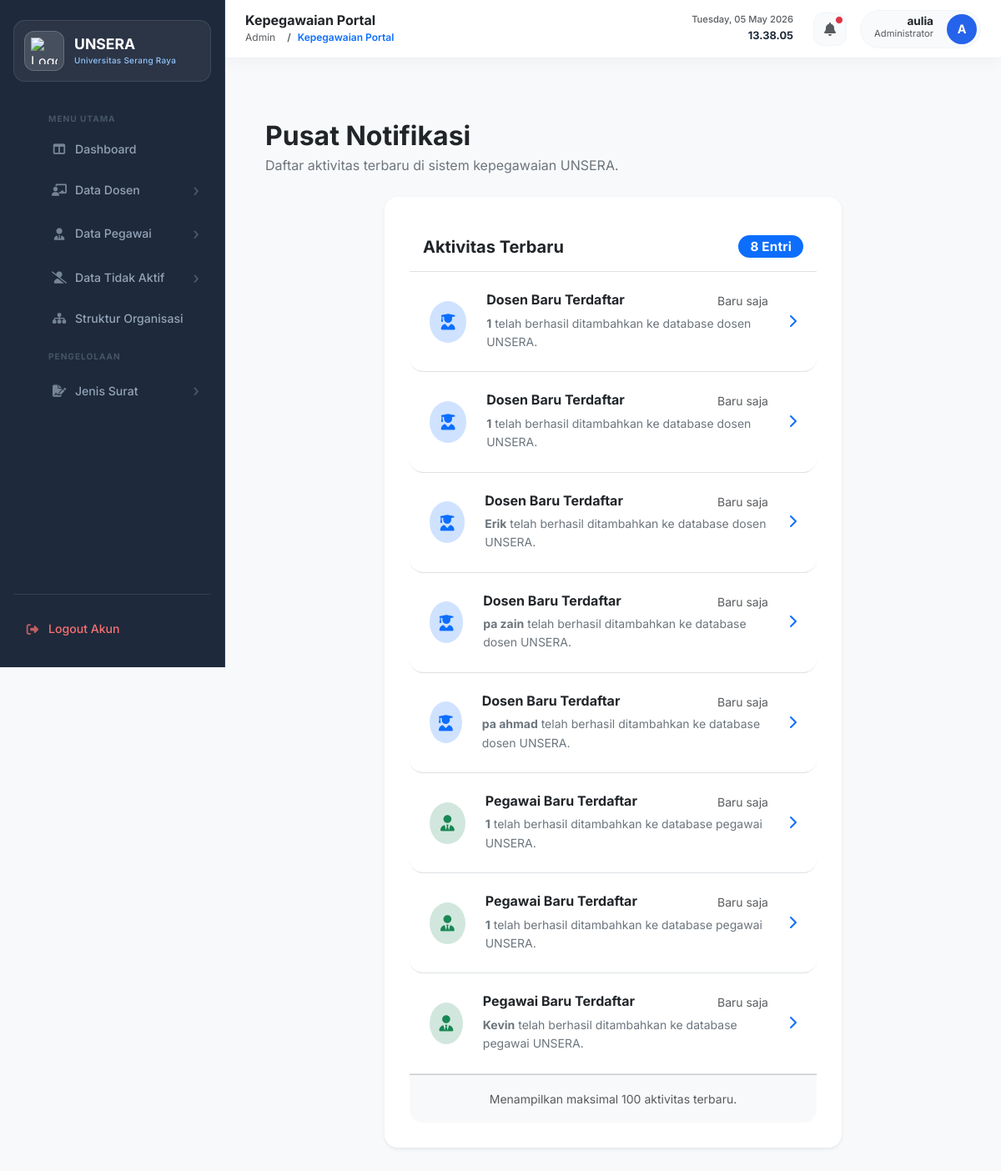
/notifikasi.php (signed in), run on the app's committed database.
### tables this page shows
CREATE TABLE `dosen` (
  `id` int NOT NULL AUTO_INCREMENT,
  `nama_lengkap` varchar(128) DEFAULT NULL,
  `alamat` varchar(255) DEFAULT NULL,
  `ttl_tempat` varchar(64) DEFAULT NULL,
  `ttl_tanggal` date DEFAULT NULL,
  `status_dosen` varchar(64) DEFAULT NULL,
  `jenis_dosen` varchar(64) DEFAULT NULL,
  `jabatan_dosen` varchar(255) DEFAULT NULL,
  `jabatan_struktural` varchar(64) DEFAULT NULL,
  `tmk` date DEFAULT NULL,
  `tmtk` date DEFAULT NULL,
  `ket_tidak_kerja` varchar(64) DEFAULT NULL,
  `dok_tidak_kerja` longblob,
  `dok_tidak_kerja_name` varchar(255) DEFAULT NULL,
  `dok_tidak_kerja_type` varchar(100) DEFAULT NULL,
  `jabfung_akademik` varchar(64) DEFAULT NULL,
  `tmt_jabfung` date DEFAULT NULL,
  `dok_jabfung` longblob,
  `dok_jabfung_name` varchar(255) DEFAULT NULL,
  `dok_jabfung_type` varchar(100) DEFAULT NULL,
  `gol_lldikti` varchar(64) DEFAULT NULL,
  `tmt_gol_lldikti` date DEFAULT NULL,
  `dok_gol_lldikti` longblob,
  `dok_gol_lldikti_name` varchar(255) DEFAULT NULL,
  `dok_gol_lldikti_type` varchar(100) DEFAULT NULL,
  `gol_yayasan` varchar(64) DEFAULT NULL,
  `tmt_gol_yayasan` date DEFAULT NULL,
  `dok_gol_yayasan` longblob,
  `dok_gol_yayasan_name` varchar(255) DEFAULT NULL,
  `dok_gol_yayasan_type` varchar(100) DEFAULT NULL,
  `reward` varchar(128) DEFAULT NULL,
  `tgl_reward` date DEFAULT NULL,
  `dok_reward` varchar(255) DEFAULT NULL,
  `punishment` varchar(128) DEFAULT NULL,
  `dok_punishment` varchar(255) DEFAULT NULL,
  `homebase_prodi` varchar(64) DEFAULT NULL,
  `unit_kerja` varchar(64) DEFAULT NULL,
  `no_serdos` int DEFAULT NULL,
  `dok_serdos` longblob,
  `dok_serdos_name` varchar(255) DEFAULT NULL,
  `dok_serdos_type` varchar(100) DEFAULT NULL,
  `riwayat_pendidikan` varchar(8) DEFAULT NULL,
  `status_pribadi` char(100) DEFAULT NULL,
  `dok_ktp` longblob,
  `dok_ktp_name` varchar(255) DEFAULT NULL,
  `dok_ktp_type` varchar(100) DEFAULT NULL,
  `dok_kk` longblob,
  `dok_kk_name` varchar(255) DEFAULT NULL,
  `dok_kk_type` varchar(100) DEFAULT NULL,
  `foto_profil` varchar(255) DEFAULT NULL,
  `status_keaktifan` varchar(32) DEFAULT 'Aktif',
  `keterangan_keaktifan` text,
  `tgl_mulai_tidak_bekerja` date DEFAULT NULL,
  `nip` varchar(50) DEFAULT NULL,
  `nidn` varchar(50) DEFAULT NULL,
  `nuptk` varchar(50) DEFAULT NULL,
  `tmt_serdos` date DEFAULT NULL,
  `created_at` timestamp NULL DEFAULT CURRENT_TIMESTAMP,
  PRIMARY KEY (`id`)
);

CREATE TABLE `pegawai` (
  `id` int NOT NULL AUTO_INCREMENT,
  `nama_lengkap` varchar(100) DEFAULT NULL,
  `alamat` text,
  `ttl` varchar(100) DEFAULT NULL,
  `jenis_pegawai` varchar(50) DEFAULT NULL,
  `posisi_jabatan` varchar(100) DEFAULT NULL,
  `tmt_mulai_kerja` date DEFAULT NULL,
  `tmt_tidak_kerja` date DEFAULT NULL,
  `unit_kerja` varchar(100) DEFAULT NULL,
  `pendidikan_terakhir` varchar(10) DEFAULT NULL,
  `status_pribadi` varchar(50) DEFAULT NULL,
  `riwayat_pendidikan` varchar(50) DEFAULT NULL,
  `ket_tidak_kerja` text,
  `dok_tmtk` longblob,
  `dok_tmtk_name` varchar(255) DEFAULT NULL,
  `dok_tmtk_type` varchar(100) DEFAULT NULL,
  `foto_profil` varchar(255) DEFAULT NULL,
  `status_keaktifan` varchar(32) DEFAULT 'Aktif',
  `keterangan_keaktifan` text,
  `tgl_mulai_tidak_bekerja` date DEFAULT NULL,
  `ttl_tempat` varchar(100) DEFAULT NULL,
  `ttl_tanggal` date DEFAULT NULL,
  `status_pegawai` varchar(100) DEFAULT NULL,
  `dok_ktp` varchar(255) DEFAULT NULL,
  `dok_kk` varchar(255) DEFAULT NULL,
  `dok_status_pegawai` varchar(255) DEFAULT NULL,
  `created_at` timestamp NULL DEFAULT CURRENT_TIMESTAMP,
  PRIMARY KEY (`id`)
);

### htdocs/notifikasi.php (the view, shortened to what this page needs)
<?php
require 'db.php';
$dosen = $conn->query("SELECT id, nama_lengkap, 'Dosen' as tipe FROM dosen ORDER BY id DESC LIMIT 50");
$pegawai = $conn->query("SELECT id, nama_lengkap, 'Pegawai' as tipe FROM pegawai ORDER BY id DESC LIMIT 50");
$all = [];
while($r = $dosen->fetch_assoc()) $all[] = $r;
while($r = $pegawai->fetch_assoc()) $all[] = $r;
usort($all, function($a, $b) {
    return $b['id'] - $a['id'];
});
?>
<!DOCTYPE html>
<html lang="id">
<head>
    <link href="https://cdn.jsdelivr.net/npm/bootstrap@5.3.0/dist/css/bootstrap.min.css" rel="stylesheet">
    <link rel="stylesheet" href="style.css?v=1">
    <link rel="stylesheet" href="https://cdnjs.cloudflare.com/ajax/libs/font-awesome/6.4.0/css/all.min.css">
</head>
<body class="bg-light">
<?php include 'components/sidebar.php'; ?>
<div class="main-content">
    <?php include 'components/navbar.php'; ?>
    <div class="container-fluid py-4">
        <div class="mb-4">
            <h2 class="fw-bold text-dark mb-1">Pusat Notifikasi</h2>
            <p class="text-secondary">Daftar aktivitas terbaru di sistem kepegawaian UNSERA.</p>
        </div>
        <div class="row justify-content-center">
            <div class="col-lg-8">
                <div class="card border-0 shadow-sm rounded-4">
                    <div class="card-header bg-white py-3 border-bottom">
                        <div class="d-flex justify-content-between align-items-center">
                            <h5 class="mb-0 fw-bold">Aktivitas Terbaru</h5>
                            <span class="badge bg-primary rounded-pill"><?= count($all) ?> Entri</span>
                        </div>
                    </div>
                    <div class="card-body p-0">
                        <?php if(empty($all)): ?>
                            <div class="p-5 text-center">
                                <i class="fas fa-bell-slash text-muted mb-3" style="font-size: 3rem;"></i>
                                <p class="text-muted">Belum ada aktivitas yang tercatat.</p>
                            </div>
                        <?php else: ?>
                            <div class="list-group list-group-flush">
                                <?php foreach($all as $item):
                                    $link = ($item['tipe'] == 'Dosen') ? "detail_dosen.php?id=".$item['id'] : "detail_pegawai.php?id=".$item['id'];
                                    $color = ($item['tipe'] == 'Dosen') ? 'primary' : 'success';
                                    $icon = ($item['tipe'] == 'Dosen') ? 'fa-user-graduate' : 'fa-user-tie';
                                ?>
                                <a href="<?= $link ?>" class="list-group-item list-group-item-action p-4 notif-card border-bottom">
                                    <div class="d-flex align-items-center gap-4">
                                        <div class="icon-circle bg-<?= $color ?>-subtle text-<?= $color ?> rounded-circle">
                                            <i class="fas <?= $icon ?>"></i>
                                        </div>
                                        <div class="flex-grow-1">
                                            <div class="d-flex justify-content-between mb-1">
                                                <h6 class="mb-0 fw-bold"><?= $item['tipe'] ?> Baru Terdaftar</h6>
                                                <small class="text-muted">Baru saja</small>
                                            </div>
                                            <p class="text-secondary small mb-0">
                                                <strong><?= htmlspecialchars($item['nama_lengkap']) ?></strong> telah berhasil ditambahkan ke database <?= strtolower($item['tipe']) ?> UNSERA.
                                            </p>
                                        </div>
                                        <div class="text-primary">
                                            <i class="fas fa-chevron-right"></i>
                                        </div>
                                    </div>
                                </a>
                                <?php endforeach; ?>
                            </div>
                        <?php endif; ?>
                    </div>
                    <div class="card-footer bg-light py-3 text-center rounded-bottom-4">
                        <small class="text-muted italic">Menampilkan maksimal 100 aktivitas terbaru.</small>
                    </div>
                </div>
            </div>
        </div>
    </div>
</div>
</body>
</html>

### htdocs/style.css (style rules this page uses)
:root { --primary: #2563eb; --primary-light: #60a5fa; --primary-soft: #f1f5f9; --primary-hover: #1d4ed8; --secondary: #64748b; --accent: #3b82f6; --success: #10b981; --warning: #f59e0b; --danger: #ef4444; --bg-main: #f8fafc; --surface: #ffffff; --sidebar-bg: #1e293b; --sidebar-border: #334155; --text-main: #1e293b; --text-muted: #64748b; --border-color: #e2e8f0; --radius-sm: 8px; --radius-md: 12px; --radius-lg: 16px; --radius-xl: 24px; --shadow-sm: 0 1px 3px rgba(0,0,0,0.05); --shadow-md: 0 4px 6px -1px rgba(0,0,0,0.1), 0 2px 4px -1px rgba(0,0,0,0.06); --shadow-lg: 0 10px 15px -3px rgba(0,0,0,0.1), 0 4px 6px -2px rgba(0,0,0,0.05); --transition: all 0.3s cubic-bezier(0.4, 0, 0.2, 1); }
* { box-sizing: border-box; margin: 0; padding: 0; }
body { font-family: 'Inter', system-ui, sans-serif; background-color: var(--bg-main); color: var(--text-main); line-height: 1.6; overflow-x: hidden; }
h1, h2, h3, h4 { font-family: 'Inter', sans-serif; font-weight: 600; color: var(--text-main); }
.main-content { margin-left: 270px; padding: 120px 36px 36px; min-height: 100vh; }
.card { background: var(--surface); border-radius: var(--radius-md); padding: 28px; box-shadow: var(--shadow-sm); border: 1px solid var(--border-color); margin-bottom: 24px; transition: var(--transition); }
.badge { padding: 6px 14px; border-radius: 999px; font-size: 0.95rem; font-weight: 700; letter-spacing: 0.2px; display: inline-flex; align-items: center; gap: 6px; }
.card { background: white; padding: 30px; border-radius: 16px; box-shadow: 0 4px 6px -1px rgba(0,0,0,0.05); margin-bottom: 24px; border: 1px solid var(--border-color); }
h1, h2, h3 { color: var(--text-main); font-weight: 800; }
.text-center { text-align: center; }

### htdocs/notifikasi.php (style rules this page uses)
.notif-card { transition: all 0.3s ease; border: 1px solid #f1f5f9; border-radius: 16px; }
.icon-circle { width: 50px; height: 50px; display: flex; align-items: center; justify-content: center; font-size: 1.2rem; }

### data on the page
dosen: tipe "Dosen", nama_lengkap "1", tipe "dosen"
dosen: tipe "Dosen", nama_lengkap "1", tipe "dosen"
dosen: tipe "Dosen", nama_lengkap "Erik", tipe "dosen"
dosen: tipe "Dosen", nama_lengkap "pa zain", tipe "dosen"
dosen: tipe "Dosen", nama_lengkap "pa ahmad", tipe "dosen"
pegawai: tipe "Pegawai", nama_lengkap "1", tipe "pegawai"
pegawai: tipe "Pegawai", nama_lengkap "1", tipe "pegawai"
pegawai: tipe "Pegawai", nama_lengkap "Kevin", tipe "pegawai"

### other printed values
$page_title_text "Kepegawaian Portal"
$admin_nama "aulia"
$admin_initial "A"
count($all) "8"
